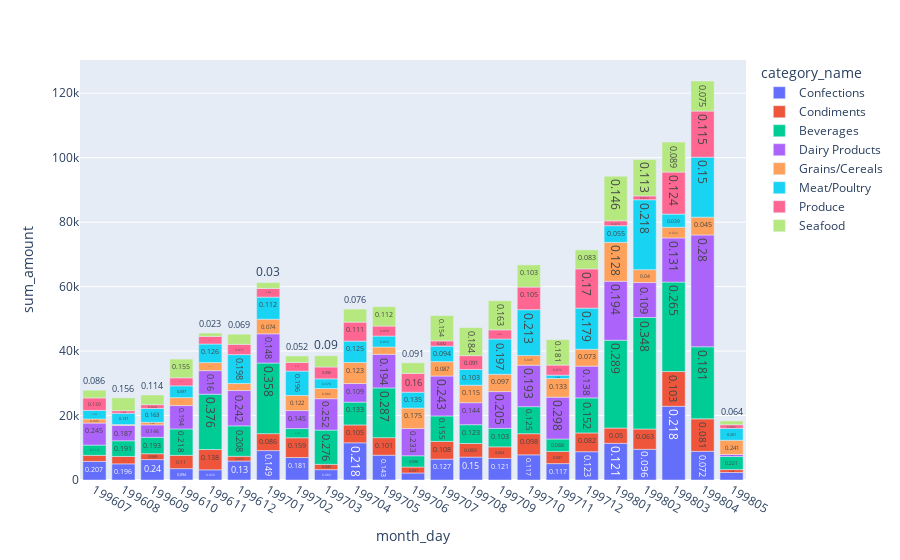

Here is the notebook cell this chart was saved with:
### Code cell
fig = px.bar(data_frame = df, x = "month_day", y ="sum_amount",color = "category_name", text = "month_ratio")
fig.show()

### Figure 1 — Plotly figure (JSON) as saved in the notebook; plotly's stock layout.template omitted (floating-point values rounded to 4 significant figures)
{"data": [{"alignmentgroup": "True", "hovertemplate": "category_name=Confections<br>month_day=%{x}<br>sum_amount=%{y}<br>month_ratio=%{text}<extra></extra>", "legendgroup": "Confections", "marker": {"color": "#636efa", "pattern": {"shape": ""}}, "name": "Confections", "offsetgroup": "Confections", "orientation": "v", "showlegend": true, "text": [0.207, 0.196, 0.24, 0.094, 0.069, 0.13, 0.149, 0.181, 0.083, 0.218, 0.143, 0.06, 0.127, 0.15, 0.121, 0.117, 0.117, 0.123, 0.121, 0.096, 0.218, 0.072, 0.128], "textposition": "auto", "type": "bar", "x": ["199607", "199608", "199609", "199610", "199611", "199612", "199701", "199702", "199703", "199704", "199705", "199706", "199707", "199708", "199709", "199710", "199711", "199712", "199801", "199802", "199803", "199804", "199805"], "xaxis": "x", "y": [5775.0, 5007.0, 6337, 3529.0, 3165.0, 5873.0, 9128.0, 6979.0, 3210.0, 11540.0, 7690.0, 2175.0, 6463.0, 7106.0, 6709.0, 7801.0, 5082.0, 8778.0, 11380.0, 9526.0, 22880.0, 8887.0, 2341.0], "yaxis": "y"}, {"alignmentgroup": "True", "hovertemplate": "category_name=Condiments<br>month_day=%{x}<br>sum_amount=%{y}<br>month_ratio=%{text}<extra></extra>", "legendgroup": "Condiments", "marker": {"color": "#EF553B", "pattern": {"shape": ""}}, "name": "Condiments", "offsetgroup": "Condiments", "orientation": "v", "showlegend": true, "text": [0.067, 0.09, 0.069, 0.11, 0.138, 0.033, 0.086, 0.159, 0.043, 0.105, 0.101, 0.051, 0.108, 0.089, 0.064, 0.098, 0.087, 0.082, 0.05, 0.063, 0.103, 0.081, 0.048], "textposition": "auto", "type": "bar", "x": ["199607", "199608", "199609", "199610", "199611", "199612", "199701", "199702", "199703", "199704", "199705", "199706", "199707", "199708", "199709", "199710", "199711", "199712", "199801", "199802", "199803", "199804", "199805"], "xaxis": "x", "y": [1878.0, 2297.0, 1814.0, 4124.0, 6290.0, 1497.0, 5252.0, 6129.0, 1645.0, 5544.0, 5453.0, 1855.0, 5520.0, 4220.0, 3575.0, 6566.0, 3785.0, 5824.0, 4738.0, 6294.0, 10770.0, 10090.0, 885.9], "yaxis": "y"}, {"alignmentgroup": "True", "hovertemplate": "category_name=Beverages<br>month_day=%{x}<br>sum_amount=%{y}<br>month_ratio=%{text}<extra></extra>", "legendgroup": "Beverages", "marker": {"color": "#00cc96", "pattern": {"shape": ""}}, "name": "Beverages", "offsetgroup": "Beverages", "orientation": "v", "showlegend": true, "text": [0.114, 0.191, 0.193, 0.218, 0.376, 0.208, 0.358, 0.074, 0.276, 0.133, 0.287, 0.096, 0.155, 0.123, 0.103, 0.125, 0.088, 0.152, 0.289, 0.348, 0.265, 0.181, 0.221], "textposition": "auto", "type": "bar", "x": ["199607", "199608", "199609", "199610", "199611", "199612", "199701", "199702", "199703", "199704", "199705", "199706", "199707", "199708", "199709", "199710", "199711", "199712", "199801", "199802", "199803", "199804", "199805"], "xaxis": "x", "y": [3182.0, 4867.0, 5088.0, 8187.0, 17160.0, 9432.0, 21900.0, 2846.0, 10640.0, 7074.0, 15420.0, 3485.0, 7889.0, 5837.0, 5727.0, 8375.0, 3851, 10880.0, 27250.0, 34600.0, 27760.0, 22360.0, 4057.0], "yaxis": "y"}, {"alignmentgroup": "True", "hovertemplate": "category_name=Dairy Products<br>month_day=%{x}<br>sum_amount=%{y}<br>month_ratio=%{text}<extra></extra>", "legendgroup": "Dairy Products", "marker": {"color": "#ab63fa", "pattern": {"shape": ""}}, "name": "Dairy Products", "offsetgroup": "Dairy Products", "orientation": "v", "showlegend": true, "text": [0.245, 0.187, 0.146, 0.194, 0.16, 0.242, 0.148, 0.145, 0.252, 0.109, 0.194, 0.233, 0.243, 0.144, 0.205, 0.193, 0.298, 0.138, 0.194, 0.109, 0.131, 0.28, 0.034], "textposition": "auto", "type": "bar", "x": ["199607", "199608", "199609", "199610", "199611", "199612", "199701", "199702", "199703", "199704", "199705", "199706", "199707", "199708", "199709", "199710", "199711", "199712", "199801", "199802", "199803", "199804", "199805"], "xaxis": "x", "y": [6838.0, 4762.0, 3858.0, 7260.0, 7310.0, 10950.0, 9066.0, 5585.0, 9729.0, 5776.0, 10440.0, 8456.0, 12390.0, 6827.0, 11420.0, 12869, 12990.0, 9845.0, 18300.0, 10842, 13690.0, 34680.0, 628.1], "yaxis": "y"}, {"alignmentgroup": "True", "hovertemplate": "category_name=Grains/Cereals<br>month_day=%{x}<br>sum_amount=%{y}<br>month_ratio=%{text}<extra></extra>", "legendgroup": "Grains/Cereals", "marker": {"color": "#FFA15A", "pattern": {"shape": ""}}, "name": "Grains/Cereals", "offsetgroup": "Grains/Cereals", "orientation": "v", "showlegend": true, "text": [0.045, 0.011, 0.031, 0.066, 0.055, 0.048, 0.074, 0.122, 0.082, 0.123, 0.042, 0.175, 0.087, 0.115, 0.097, 0.045, 0.133, 0.073, 0.128, 0.04, 0.032, 0.045, 0.241], "textposition": "auto", "type": "bar", "x": ["199607", "199608", "199609", "199610", "199611", "199612", "199701", "199702", "199703", "199704", "199705", "199706", "199707", "199708", "199709", "199710", "199711", "199712", "199801", "199802", "199803", "199804", "199805"], "xaxis": "x", "y": [1257.0, 270.6, 819.2, 2461.0, 2507.0, 2194, 4548.0, 4694.0, 3168.0, 6544.0, 2267.0, 6346.0, 4458.0, 5415.0, 5371.0, 3031, 5787.0, 5242.0, 12080.0, 4004.0, 3325.0, 5538.0, 4419.0], "yaxis": "y"}, {"alignmentgroup": "True", "hovertemplate": "category_name=Meat/Poultry<br>month_day=%{x}<br>sum_amount=%{y}<br>month_ratio=%{text}<extra></extra>", "legendgroup": "Meat/Poultry", "marker": {"color": "#19d3f3", "pattern": {"shape": ""}}, "name": "Meat/Poultry", "offsetgroup": "Meat/Poultry", "orientation": "v", "showlegend": true, "text": [0.096, 0.137, 0.163, 0.097, 0.126, 0.198, 0.112, 0.196, 0.078, 0.125, 0.063, 0.135, 0.094, 0.103, 0.197, 0.213, 0.024, 0.179, 0.055, 0.218, 0.039, 0.15, 0.201], "textposition": "auto", "type": "bar", "x": ["199607", "199608", "199609", "199610", "199611", "199612", "199701", "199702", "199703", "199704", "199705", "199706", "199707", "199708", "199709", "199710", "199711", "199712", "199801", "199802", "199803", "199804", "199805"], "xaxis": "x", "y": [2662.0, 3496.0, 4291, 3651.0, 5757.0, 8957.0, 6843.0, 7561.0, 2998.0, 6613.0, 3396.0, 4924.0, 4806.0, 4888.0, 10950.0, 14200.0, 1029, 12770.0, 5149.0, 21700.0, 4084.0, 18620.0, 3687.0], "yaxis": "y"}, {"alignmentgroup": "True", "hovertemplate": "category_name=Produce<br>month_day=%{x}<br>sum_amount=%{y}<br>month_ratio=%{text}<extra></extra>", "legendgroup": "Produce", "marker": {"color": "#FF6692", "pattern": {"shape": ""}}, "name": "Produce", "offsetgroup": "Produce", "orientation": "v", "showlegend": true, "text": [0.139, 0.032, 0.044, 0.066, 0.052, 0.071, 0.044, 0.07, 0.095, 0.111, 0.058, 0.16, 0.032, 0.091, 0.051, 0.105, 0.072, 0.17, 0.016, 0.012, 0.124, 0.115, 0.062], "textposition": "auto", "type": "bar", "x": ["199607", "199608", "199609", "199610", "199611", "199612", "199701", "199702", "199703", "199704", "199705", "199706", "199707", "199708", "199709", "199710", "199711", "199712", "199801", "199802", "199803", "199804", "199805"], "xaxis": "x", "y": [3869.0, 804.3, 1165.0, 2491.0, 2366.0, 3191.0, 2705.0, 2680.0, 3677.0, 5894.0, 3100.0, 5824.0, 1650, 4284, 2827.0, 7017.0, 3126.0, 12160.0, 1526, 1173.0, 13030.0, 14290.0, 1137.0], "yaxis": "y"}, {"alignmentgroup": "True", "hovertemplate": "category_name=Seafood<br>month_day=%{x}<br>sum_amount=%{y}<br>month_ratio=%{text}<extra></extra>", "legendgroup": "Seafood", "marker": {"color": "#B6E880", "pattern": {"shape": ""}}, "name": "Seafood", "offsetgroup": "Seafood", "orientation": "v", "showlegend": true, "text": [0.086, 0.156, 0.114, 0.155, 0.023, 0.069, 0.03, 0.052, 0.09, 0.076, 0.112, 0.091, 0.154, 0.184, 0.163, 0.103, 0.181, 0.083, 0.146, 0.113, 0.089, 0.075, 0.064], "textposition": "auto", "type": "bar", "x": ["199607", "199608", "199609", "199610", "199611", "199612", "199701", "199702", "199703", "199704", "199705", "199706", "199707", "199708", "199709", "199710", "199711", "199712", "199801", "199802", "199803", "199804", "199805"], "xaxis": "x", "y": [2400.0, 3983.0, 3010.0, 5812, 1043.0, 3143.0, 1812.0, 2011.0, 3484.0, 4048.0, 6018.0, 3298.0, 7848.0, 8711.0, 9054.0, 6887.0, 7882.0, 5907.0, 13800.0, 11280.0, 9317.0, 9337.0, 1178.0], "yaxis": "y"}], "layout": {"barmode": "relative", "legend": {"title": {"text": "category_name"}, "tracegroupgap": 0}, "margin": {"t": 60}, "xaxis": {"anchor": "y", "domain": [0, 1], "title": {"text": "month_day"}}, "yaxis": {"anchor": "x", "domain": [0, 1], "title": {"text": "sum_amount"}}}}
